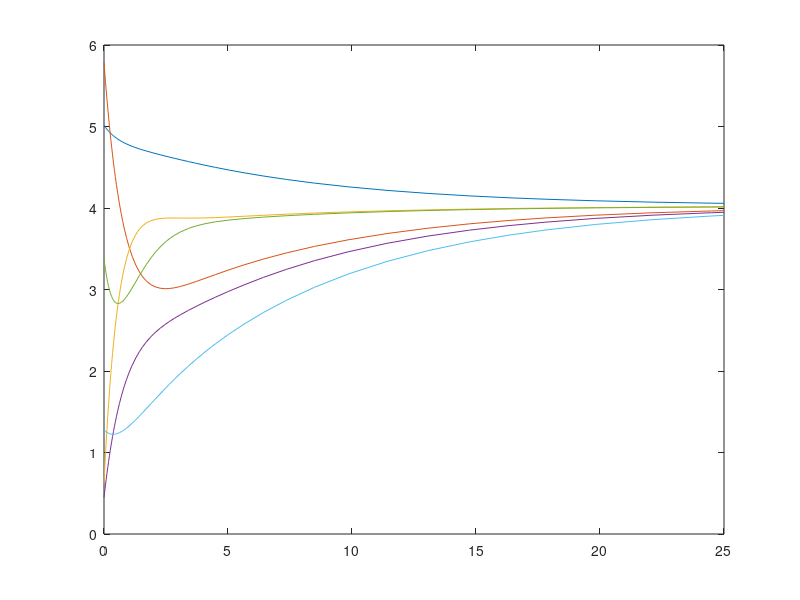
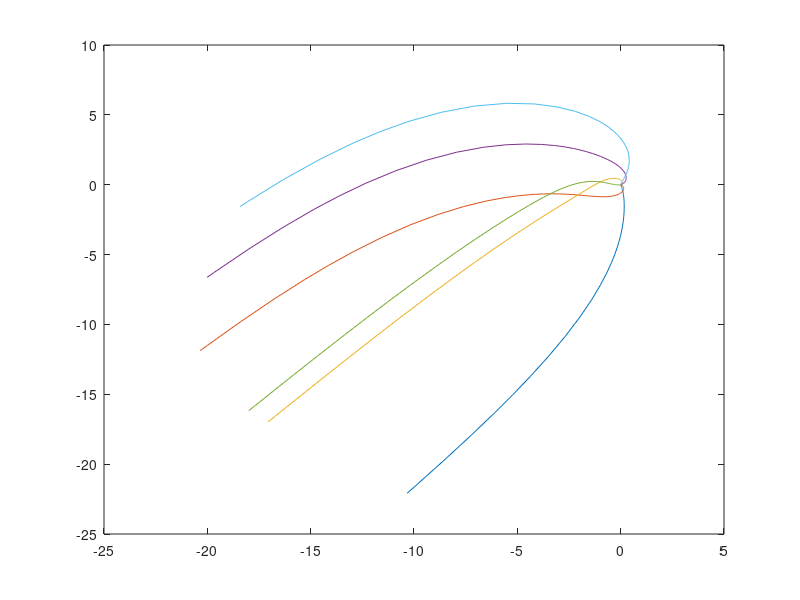

The MATLAB source for these figures, in order:
function homework2ext
a=[0.1 0.6 0.8 0.7 0.6 0.5 0.9 0.4 -0.5]; V=1; init=rand(1,6).*(2*pi);
tin=[0 25]; %time interval
for i=1:1:9
    if a(i)>=0
        a(i)=a(i);
    else
        a(i)=0;
%         a(i)=abs(a(i));
    end
end
[t,x]=ode23(@equations,tin,[init zeros(1,12)]);
function dx=equations(t,x)
 dx=zeros(18,1);
 dx(1)=a(1)*(x(3)-x(1));
 dx(2)=a(2)*(x(1)-x(2))+a(3)*(x(6)-x(2));
 dx(3)=a(4)*(x(1)-x(3))+a(5)*(x(2)-x(3));
 dx(4)=a(6)*(x(2)-x(4));
 dx(5)=a(7)*(x(3)-x(5));
 dx(6)=a(8)*(x(4)-x(6))+a(9)*(x(5)-x(6));
 dx(7:12)=cos(x(1:6));
 dx(13:18)=sin(x(1:6));
end
theta=x(:,1:6);
figure(1)
plot(t,theta)
figure(2)
plot(x(:,7),x(:,13),x(:,8),x(:,14),x(:,9),x(:,15),x(:,10),x(:,16),x(:,11),x(:,17),x(:,12),x(:,18))
end